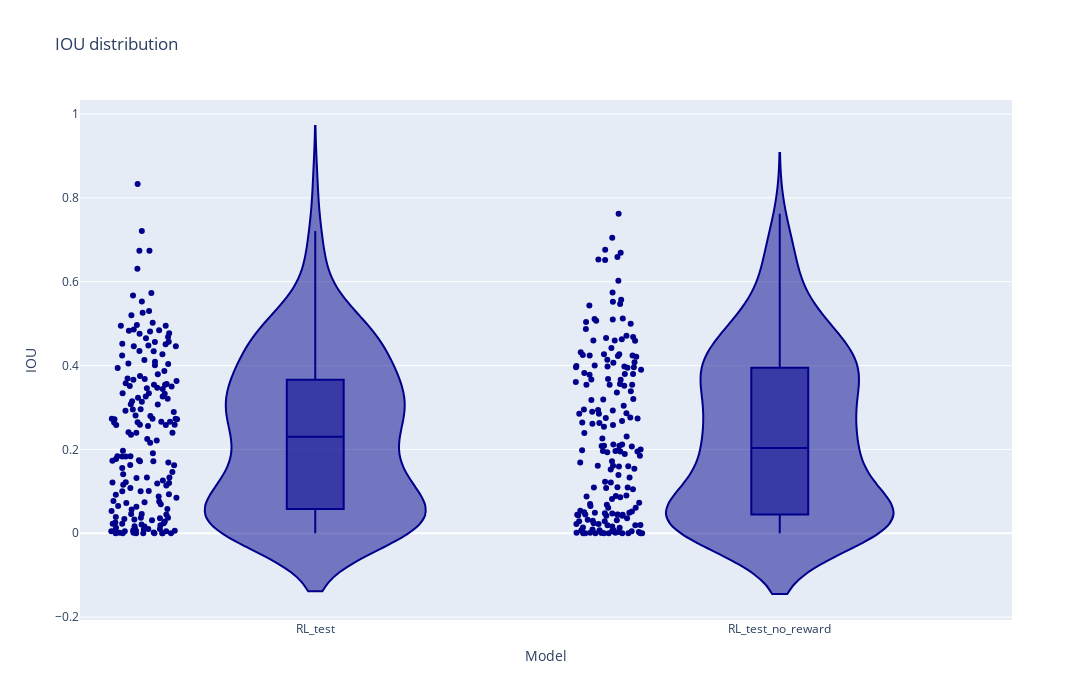

Here is the notebook cell this chart was saved with:
### Code cell
fig = px.violin(df_res, points="all", color_discrete_sequence=['darkblue'], title='IOU distribution', box=True, width=1400, height=700)
fig.update_layout(xaxis_title='Model', yaxis_title='IOU')
fig.show()
#fig.write_html('iou_distribution.html')

### Figure 1 — Plotly figure (JSON) as saved in the notebook; plotly's stock layout.template omitted (floating-point values rounded to 4 significant figures; data arrays with more than 128 entries replaced by an {"elided": "..."} marker saying what was removed)
{"data": [{"alignmentgroup": "True", "box": {"visible": true}, "hovertemplate": "variable=%{x}<br>value=%{y}<extra></extra>", "legendgroup": "", "marker": {"color": "darkblue"}, "name": "", "offsetgroup": "", "orientation": "v", "points": "all", "scalegroup": "True", "showlegend": false, "type": "violin", "x": {"elided": "364 str values"}, "x0": " ", "xaxis": "x", "y": {"elided": "364 float values"}, "y0": " ", "yaxis": "y"}], "layout": {"height": 700, "legend": {"tracegroupgap": 0}, "title": {"text": "IOU distribution"}, "violinmode": "group", "width": 1400, "xaxis": {"anchor": "y", "domain": [0, 1], "title": {"text": "Model"}}, "yaxis": {"anchor": "x", "domain": [0, 1], "title": {"text": "IOU"}}}}
